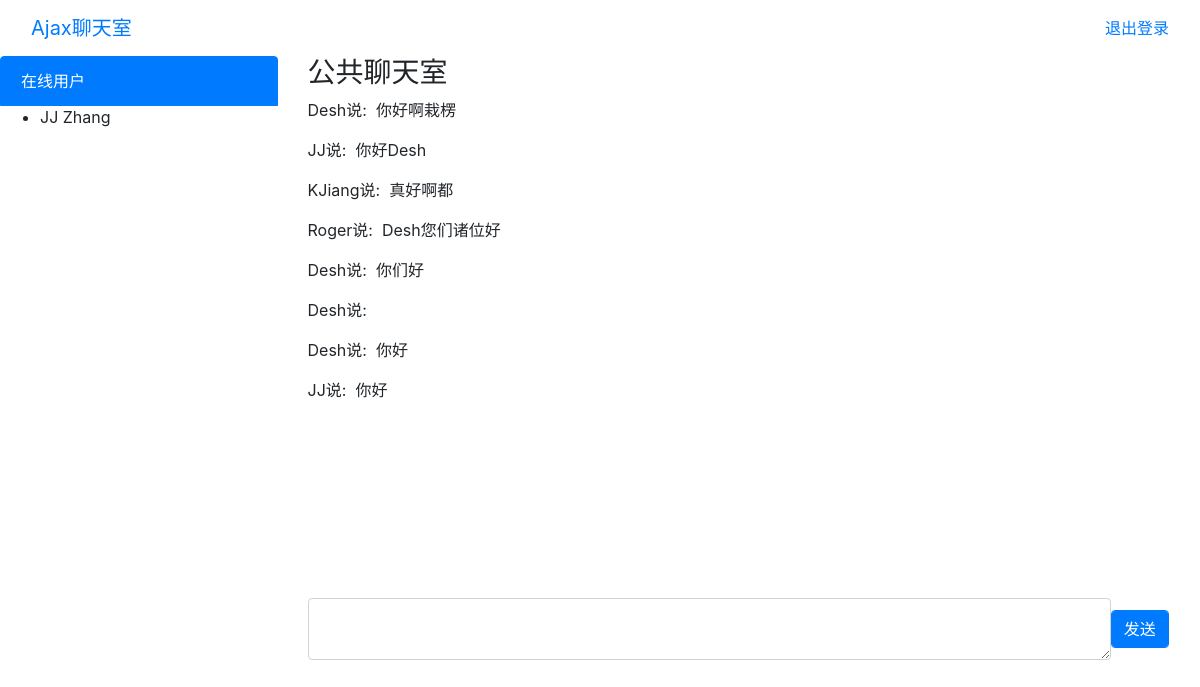
Screenshot of /pages/main.php with the database file from the repository.
### tables this page shows
CREATE TABLE `usr_info` (
  `usr_id` varchar(45) NOT NULL,
  `usr_name` varchar(45) DEFAULT NULL,
  `psw` varchar(45) DEFAULT NULL,
  `iflog` int(11) DEFAULT '0',
  PRIMARY KEY (`usr_id`)
);

CREATE TABLE `message` (
  `usr_id` varchar(45) NOT NULL,
  `message` varchar(999) DEFAULT NULL
);

### pages/main.php (the view, shortened to what this page needs)
<?php
  include '../include/db.php';
  $usr_id = $_SESSION['user'][$_SESSION['online']];
?>
<!DOCTYPE html>
<html>
<head>
<link rel="stylesheet" href="../css/bootstrap.css"/>
</head>
<body>
<nav class="navbar navbar-fixed-top">
        <div class="container-fluid">
            <div class="navbar-header">
                <a class="navbar-brand" href="login.php">Ajax聊天室</a>
            </div>
            <div class="pull-right">
                <a href="../include/logout.php"><?php echo $usr_id; ?>&nbsp;&nbsp;退出登录<span class="sr-only">(current)</span></a>
            </div>
        </div>
    </nav>
    <div class="row">
            <div class="col-md-3">
                <div class="list-group" id="onlineList" style="height: 640px;overflow-y:scroll;">
                    <a href="#" class="list-group-item active">在线用户</a>
                    <ul>
                      <?php
                        $sql = "SELECT * FROM usr_info WHERE iflog=1;";
                        $res = mysqli_query($conn, $sql);
                        if(mysqli_num_rows($res) > 0){
                          while($row = mysqli_fetch_assoc($res)){
                            echo "<li>";
                            echo $row['usr_name'];
                            echo "</li>";
                          }
                        }
                      ?>
                    </ul>
                </div>
            </div>
            <div class="col-md-9">
                <div class="panel panel-default">
                    <div class="panel-heading">
                        <h3 class="panel-title">公共聊天室</h3>
                    </div>
                    <div class="panel-body">
                        <div class="well" style="height: 500px;overflow-y:scroll;" id="room">
                            <?php
                              $sql = "SELECT * FROM message;";
                              $m = mysqli_query($conn, $sql);
                              if(mysqli_num_rows($m) > 0){
                                while ($row = mysqli_fetch_assoc($m)){
                                  if($row['usr_id'] == $usr_id){
                                    echo "<p class='pull-right'>";
                                    echo "你说:&nbsp;&nbsp;";
                                    echo $row['message'];
                                    echo "</p>";
                                  }else{
                                    echo "<p>";
                                    echo $row['usr_id'];
                                    echo "说:&nbsp;&nbsp;";
                                    echo $row['message'];
                                    echo "</p>";
                                  }
                                }
                            }else{
                                echo "还没有人说话呢 快来做第一个说话的人!";
                            }
                            ?>
                        </div>
                        <form class="form-inline">
                            <textarea class="form-control" id="message" style="width: 90%;"></textarea>
                            <button class="btn btn-primary form-control" type="button" id="btSend" style="width: auto;">发送</button>
                        </form>
                    </div>
                </div>
            </div>
        </div>
</body>
</html>

### rows the page displays
usr_info: usr_name "JJ Zhang"
message: usr "Desh", message "你好啊栽楞"
message: usr "JJ", message "你好Desh"
message: usr "KJiang", message "真好啊都"
message: usr "Roger", message "Desh您们诸位好"
message: usr "Desh", message "你们好"
message: usr "Desh"
message: usr "Desh", message "你好"
message: usr "JJ", message "你好"
